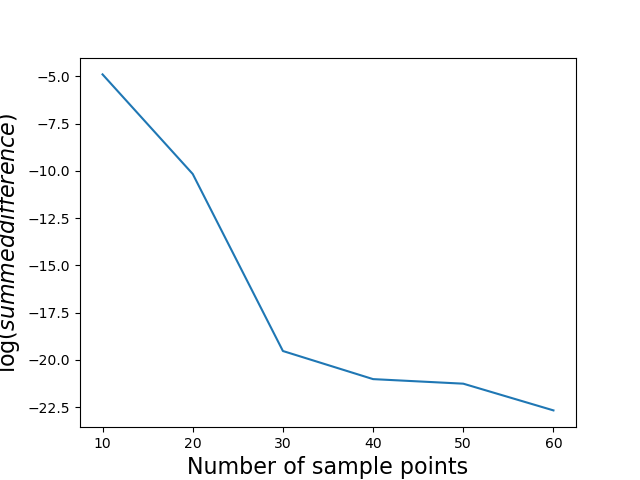

This chart was generated by the following Python code:
# Importing the necessary libraries 
import numpy as np
import math
from scipy import integrate
import matplotlib.pyplot as plt
import warnings

# Ignoring warnings printed to screen
warnings.filterwarnings("ignore")

# Setting constants
rho = 6.022e28
V = 0.001
theta = 428
k = 1.380649e-23

# Function setting up integral
def integral(x):

    return (x**4*np.exp(x))/((np.exp(x)-1)**2)

# Function to calculate integral using Gaussian quadrature
def heat_capacity(T, N):

    const = (9*V*rho*k)*((T/theta)**3)

    (gauss_integral, none) = integrate.fixed_quad(integral, 0, theta/T, n=N)

    return const*gauss_integral

# Calculating heat capacity as a function of T
temp = (np.linspace(5,500,100)).astype(int)
N = 50
heat_cap = np.zeros(len(temp))

for i in range(len(temp)):

    heat_cap[i] = heat_capacity(temp[i],N)

# Testing convergence 
N1 = [10, 20, 30, 40, 50, 60, 70]
heat_cap_convergence = np.zeros((len(N1), len(temp)))

heat_cap_convergence[0,1] = 1

for i in range(len(N1)):
    for j in range(len(temp)):
        
        heat_cap_convergence[i,j] = heat_capacity(temp[j],N1[i])

# Calculating difference between consecutive values to get convergence
diffs = np.zeros((len(N1), len(temp)))
total_diff = np.zeros(len(N1))

for i in range(len(N1)-1):
    for j in range(len(temp)):

        diffs[i,j] = heat_cap_convergence[i+1,j] - heat_cap_convergence[i,j]

for i in range(len(N1)):

    total_diff[i] = np.sum(diffs[i,:])

log_diff = np.log(np.abs(total_diff))

plt.plot(N1, log_diff)
plt.xlabel('Number of sample points', fontsize=16)
plt.ylabel('log($summed difference$)', fontsize=16)
plt.savefig("Problem_1b.png")

print('At a value of N=70 Python encountered a RunTimeWarning of divide by zero encountered, meaning that the difference between N=60 and N=70 was zero, hence the calculation had converged at this point')
